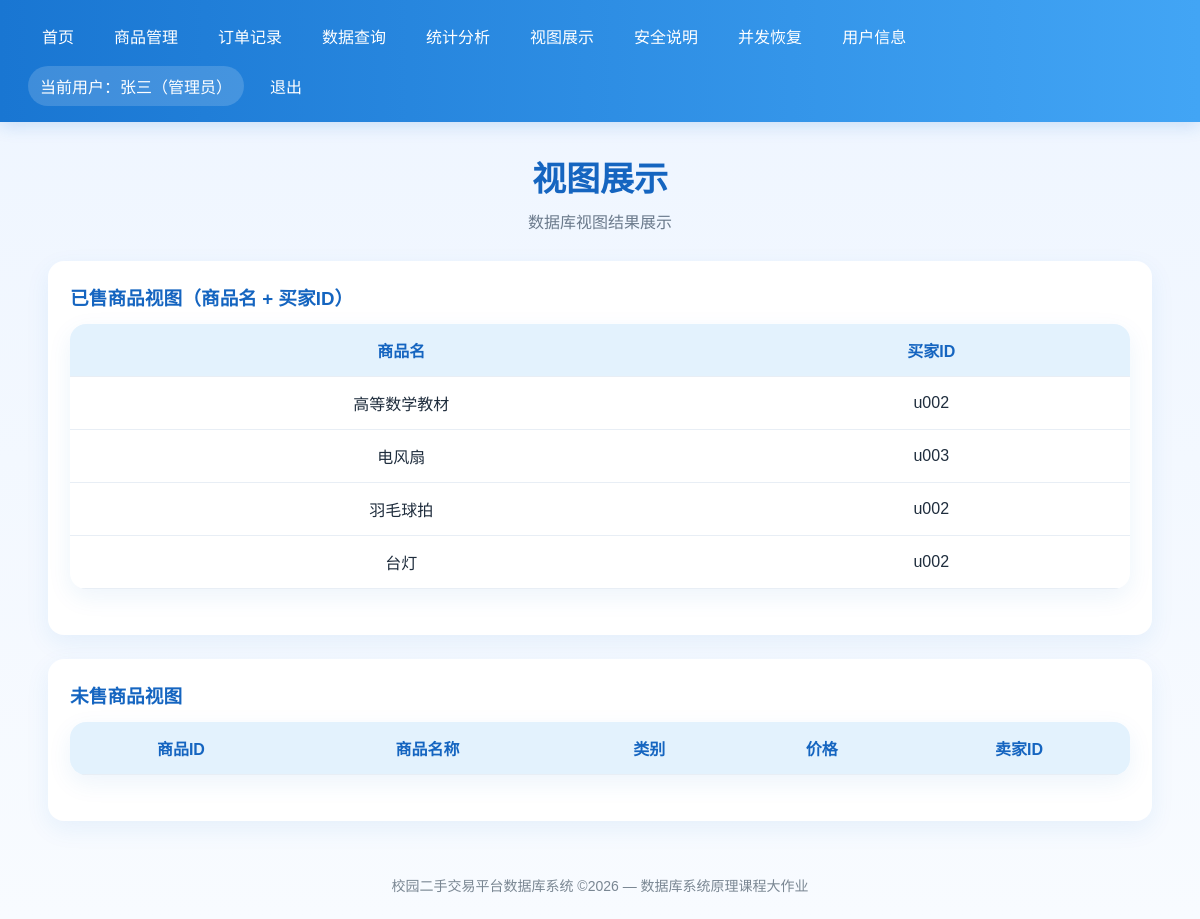
Screenshot of /views (signed in) with the database file from the repository.
### tables this page shows
CREATE TABLE item (
    item_id TEXT PRIMARY KEY,
    item_name TEXT NOT NULL,
    category TEXT NOT NULL,
    price REAL NOT NULL CHECK(price >= 0),
    seller_id TEXT NOT NULL,
    status INTEGER NOT NULL CHECK(status IN (0, 1)),
    FOREIGN KEY (seller_id) REFERENCES user(user_id)
);

CREATE TABLE orders (
    order_id TEXT PRIMARY KEY,
    buyer_id TEXT NOT NULL,
    item_id TEXT NOT NULL UNIQUE,
    order_date TEXT NOT NULL,
    FOREIGN KEY (buyer_id) REFERENCES user(user_id),
    FOREIGN KEY (item_id) REFERENCES item(item_id)
);

### app.py (the view)
@app.route("/views")
@login_required
def views_page():
    conn = get_db_connection()
    sold_view = conn.execute("SELECT * FROM sold_items_view").fetchall()
    unsold_view = conn.execute("SELECT * FROM unsold_items_view").fetchall()
    conn.close()
    return render_template("views.html", sold_view=sold_view, unsold_view=unsold_view)

### app.py (called while the page is built)
def get_db_connection():
    conn = sqlite3.connect(DATABASE)
    conn.row_factory = sqlite3.Row
    conn.execute("PRAGMA foreign_keys = ON")
    return conn

def login_required(f):
    @wraps(f)
    def wrapper(*args, **kwargs):
        if "user_id" not in session:
            flash("请先登录后再访问。")
            return redirect(url_for("login"))
        return f(*args, **kwargs)
    return wrapper

### templates/views.html (shortened to what this page needs)
{% extends "base.html" %}
{% block content %}
<h1 class="page-title">视图展示</h1>
<p class="page-subtitle">数据库视图结果展示</p>
<div class="panel">
    <h3 style="color:#1565c0; margin-bottom:14px;">已售商品视图（商品名 + 买家ID）</h3>
    <div class="table-wrap">
        <table>
            <thead>
                <tr>
                    <th>商品名</th>
                    <th>买家ID</th>
                </tr>
            </thead>
            <tbody>
                {% for row in sold_view %}
                <tr>
                    <td>{{ row['item_name'] }}</td>
                    <td>{{ row['buyer_id'] }}</td>
                </tr>
                {% endfor %}
            </tbody>
        </table>
    </div>
</div>
<div class="panel">
    <h3 style="color:#1565c0; margin-bottom:14px;">未售商品视图</h3>
    <div class="table-wrap">
        <table>
            <thead>
                <tr>
                    <th>商品ID</th>
                    <th>商品名称</th>
                    <th>类别</th>
                    <th>价格</th>
                    <th>卖家ID</th>
                </tr>
            </thead>
        </table>
    </div>
</div>
{% endblock %}

### templates/base.html (style rules this page uses)
* { box-sizing: border-box; margin: 0; padding: 0; font-family: "Microsoft YaHei", Arial, sans-serif; }
body { background: linear-gradient(180deg, #eef5ff 0%, #f8fbff 100%); color: #1f2d3d; }
.page-title { text-align: center; color: #1565c0; font-size: 34px; margin-bottom: 8px; }
.page-subtitle { text-align: center; color: #6b7a8c; margin-bottom: 28px; }
.table-wrap, .panel { background: white; border-radius: 16px; overflow: hidden; box-shadow: 0 8px 24px rgba(25,118,210,0.08); margin-bottom: 24px; }
.panel { padding: 22px; }
table { width: 100%; border-collapse: collapse; }
th, td { padding: 14px 12px; border-bottom: 1px solid #e8eef5; text-align: center; }
th { background: #e3f2fd; color: #1565c0; }

### rows the page displays
item: item_name "高等数学教材", buyer_id "u002"
orders: item_name "电风扇", buyer_id "u003"
item: item_name "羽毛球拍", buyer_id "u002"
item: item_name "台灯", buyer_id "u002"

### other values shown
{{ session.get("username") }} "张三"
{{ '管理员' if session.get('role') == 'admin' else '普通用户' }} "管理员"
